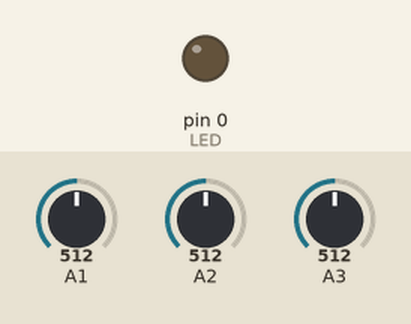
Recording of a sketch running on a simulated Arduino Uno, built with avr-gcc and run on an emulated ATmega328P. On the bench: output pins drawn as LEDs (lit = HIGH). The inputs (shaded band) are chosen by the test bench; at power-on: A3 = 512, A1 = 512, A2 = 512.

Above: at 1.2 s.
1.3 s: A3 set to 677
2.8 s: A3 set to 696
At 4.0 s:
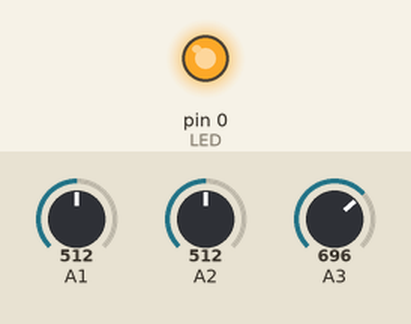
4.3 s: A3 set to 759
5.8 s: A3 set to 778
At 6.3 s:
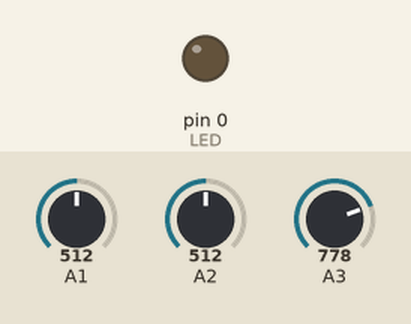
Timing chart, 0 to 8.3 s (numbered marks = the images above; inputs shaded):
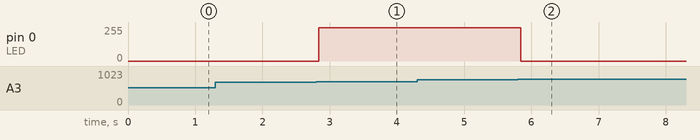

Measured:
- the behaviour switches between 685 and 686 on A3 (found by bisection; images 0 and 1)
- the behaviour switches between 767 and 768 on A3 (found by bisection; images 1 and 2)
- after the input at 1.3 s, every drawn part: stays the same
- after the input at 2.8 s, pin 0 (LED): 0/255 → 249/255 at once
- after the input at 4.3 s, every drawn part: stays the same
- after the input at 5.8 s, pin 0 (LED): 249/255 → 0/255 at once

The sketch:

battery_monitor.ino
```cpp
// Title: Battery Monitor
// Date: 02/12/2013
// Last Edited: 22:43 02/12/2013
// Author: Simon Anthony
//
// NOTES:
// 3.4V = 173.5, so use less than 174
//          __________
// N/C    --|        |-- Vcc
// Cell 3 --|        |-- Cell 1
// Cell 2 --|        |-- Tx
// GND    --|        |-- Rx
//          ----------

#include <SoftwareSerial.h>
//SoftwareSerial fcComms(0, 1); // Rx, Tx

byte c1, c2, c3;
int LED = 0;

void setup(){
  //fcComms.begin(115200);
  pinMode(LED, OUTPUT);
}

void loop(){
  c1 = analogRead(1);
  c2 = analogRead(2);
  c3 = analogRead(3);

  if(c1 < 174){
    digitalWrite(LED, LOW);
  } else {
    digitalWrite(LED, HIGH);
  }

  if(c2 < 174){
    digitalWrite(LED, LOW);
  } else {
    digitalWrite(LED, HIGH);
  }

  if(c3 < 174){
    digitalWrite(LED, LOW);
  } else {
    digitalWrite(LED, HIGH);
  }
}

/*
// mapfloat() maps float variables similar to map()
float mapfloat(float x, float in_min, float in_max, float out_min, float out_max)
{
  return (x - in_min) * (out_max - out_min) / (in_max - in_min) + out_min;
}
*/
```
